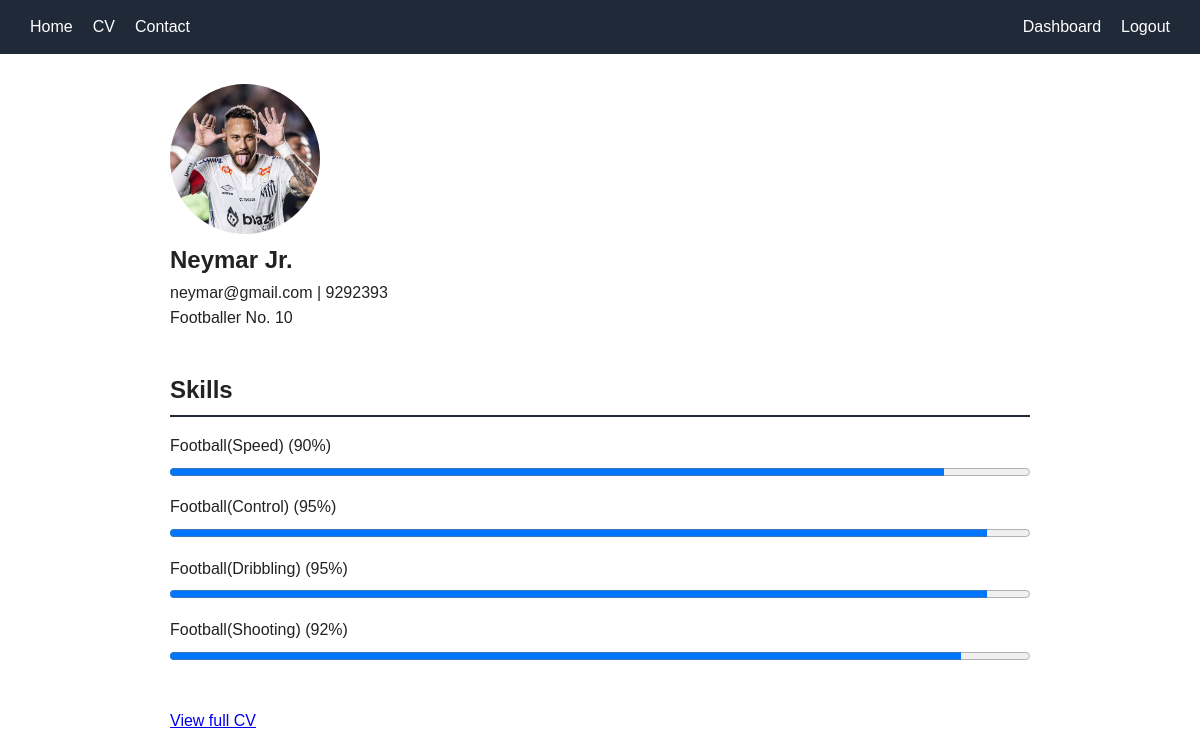
Screenshot of /home/ (signed in) with the database file from the repository.
### Portfolio/models.py (models this page shows, shortened)
class Profile(models.Model):
    user = models.ForeignKey(User, on_delete=models.CASCADE, null=True, blank=True)
    name = models.CharField(max_length=100)
    bio = models.TextField()
    photo = models.ImageField(upload_to='profile/', blank=True, null=True)
    email = models.EmailField()
    phone = models.CharField(max_length=20, blank=True)

class Skill(models.Model):
    user = models.ForeignKey(User, on_delete=models.CASCADE, null=True, blank=True)
    name = models.CharField(max_length=100)
    level = models.IntegerField(help_text="0 theke 100 er moddhe")

### Portfolio/views.py (the view)
# urls.py: path('home/',home, name='home'),
def home(request):
    profile = None
    skills = []
    if request.user.is_authenticated:
        profile = Profile.objects.filter(user=request.user).first()
        skills = Skill.objects.filter(user=request.user)
    return render(request, 'home.html', {'profile': profile, 'skills': skills})

### template/home.html (shortened to what this page needs)
{% extends 'base.html' %}
{% block content %}
{% if user.is_authenticated %}
    {% if profile %}
    <section>
        {% if profile.photo %}
            <img class="photo" src="{{ profile.photo.url }}" alt="{{ profile.name }}">
        {% endif %}
        <h1>{{ profile.name }}</h1>
        <p>{{ profile.email }}{% if profile.phone %} | {{ profile.phone }}{% endif %}</p>
        <p>{{ profile.bio }}</p>
    </section>
    <section>
        <h2>Skills</h2>
        {% for s in skills %}
        <div style="margin-bottom:10px;">
            {{ s.name }} ({{ s.level }}%)
            <progress value="{{ s.level }}" max="100" style="width:100%;"></progress>
        </div>
        {% empty %}
            <p>Kono skill add kora hoyni.</p>
        {% endfor %}
    </section>
    <p><a href="{% url 'cv' %}">View full CV</a></p>
    {% else %}
    <section>
        <h1>Welcome, {{ user.username }}!</h1>
        <p>Your portfolio has not been created yet.</p>
        <p><a href="{% url 'dashboard' %}">Go to the dashboard and add your profile.</a></p>
    </section>
    {% endif %}
{% endif %}
{% endblock %}

### template/base.html (style rules this page uses)
* { box-sizing: border-box; margin: 0; padding: 0; }
body { font-family: Arial, sans-serif; line-height: 1.6; color: #222; }
section { margin-bottom: 40px; }
h2 { border-bottom: 2px solid #1f2937; padding-bottom: 6px; margin-bottom: 16px; }
img.photo { width: 150px; height: 150px; object-fit: cover; border-radius: 50%; }

### rows the page displays
Profile: photo (picture), name "Neymar Jr.", email "neymar@gmail.com", phone "9292393", bio "Footballer No. 10"
Skill: name "Football(Speed)", level "90"
Skill: name "Football(Control)", level "95"
Skill: name "Football(Dribbling)", level "95"
Skill: name "Football(Shooting)", level "92"
